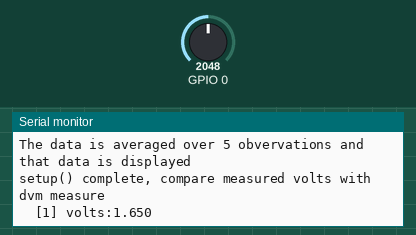
Bench run of a sketch on a simulated ESP32-C6. Parts: the last lines printed to the serial monitor. Inputs (shaded band) come from the test bench; at power-on: GPIO 0 = 2048 (analog values on the 0–4095 scale).

Above: at 6.2 s.
6.3 s: GPIO 0 set to 2866
At 8.4 s:
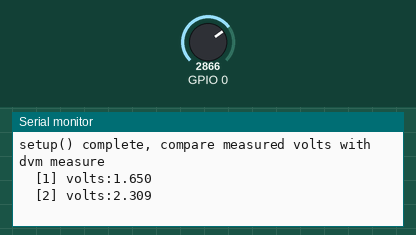
9.3 s: GPIO 0 set to 3603
At 14.2 s:
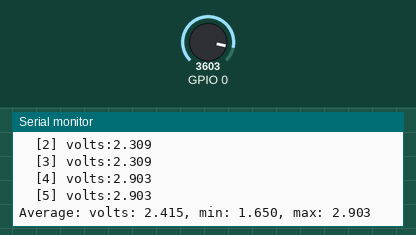
Timing chart, 0 to 15.7 s (numbered marks = the images above; inputs shaded):
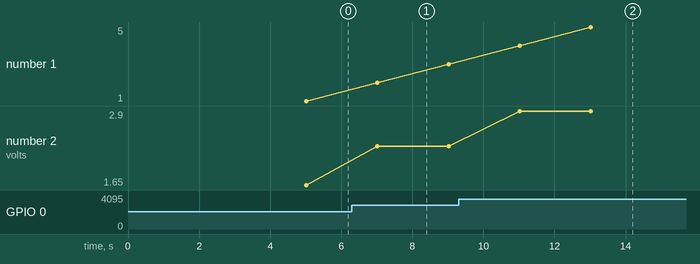

Measured:
- after the input at 6.3 s, the serial monitor: prints a new line after 0.72 s (image 1)
- after the input at 9.3 s, the serial monitor: prints a new line after 1.7 s (image 2)
- plotted number 2: 1.65 → 2.31 after the input at 6.3 s, 2.31 → 2.9 after the input at 9.3 s

The sketch:

adc_dvm.ino
```cpp
// (licence header left out)
// SPDX-License-Identifier: 0BSD
```

main.cpp
```cpp
// (licence header left out)
#include <Arduino.h>

//////// User configuration //////
///
/// Number of reading done before calculating the average voltage
#define AVG_RUN 5
///
/// Time in milliseconds between readings
#define WAIT_PERIOD 2000
///
///  Rate of USB to Serial chip if used on the development board.
///  This is ignored when the native USB peripheral of the
///  ESP SoC is used.
#define SERIAL_BAUD 115200
///
///  Time in milliseconds to wait after Serial.begin() in
///  the setup() function. If not defined, it will be set
///  to 5000 if running in the PlaformIO IDE to manually switch
///  to the serial monitor otherwise to 2000 if an native USB
///  peripheral is used or 1000 if a USB-serial adpater is used.
///*define SERIAL_BEGIN_DELAY 8000
///
//////////////////////////////////

#if !defined(ARDUINO_XIAO_ESP32C5)
  #error "This program is meant to run on the XIAO ESP32C5"
#endif

#if !defined(SERIAL_BEGIN_DELAY)
  #if defined(PLATFORMIO)
    #define SERIAL_BEGIN_DELAY 5000    // 5 seconds
  #elif (ARDUINO_USB_CDC_ON_BOOT > 0)
    #define SERIAL_BEGIN_DELAY 2000    // 2 seconds
  #else
    #define SERIAL_BEGIN_DELAY 1000    // 1 second
  #endif
#endif

//----------------------------------------------

void setup() {
  Serial.begin(); //
  delay(SERIAL_BEGIN_DELAY);
  Serial.println("\n\nChecking the analogReadMilliVolt() with pin A0 of the XIAO ESP32C5.");
  Serial.printf("Data is read every %d milliseconds and displayed\n", WAIT_PERIOD);
  Serial.printf("The data is averaged over %d obvervations and that data is displayed\n", AVG_RUN);

  // Set the resolution to 12 bits (0-4095)
  analogReadResolution(12);

  // start process
  pinMode(A0, INPUT);
  Serial.println("setup() complete, compare measured volts with dvm measure");
}

int sumv = 0;
int minv = 50000;
int maxv = 0;
int count = AVG_RUN-1;
float divisor = 1000.0*AVG_RUN;

void loop() {
  int inmv = analogReadMilliVolts(A0);
  sumv = sumv + inmv;
  if (minv > inmv) minv = inmv;
  if (maxv < inmv) maxv = inmv;
  Serial.printf("  [%d] volts:%.3f\n", AVG_RUN-count, inmv/1000.0);
  if (count) {
    count--;
  } else {
    Serial.printf("\nAverage: volts: %.3f, min: %.3f, max: %.3f\n",  sumv/divisor, minv/1000.0, maxv/1000.0);
    count = AVG_RUN-1;
    sumv = 0;
    minv = 50000;
    maxv = 0;
    Serial.println();
    delay(WAIT_PERIOD);
  }
  delay(WAIT_PERIOD);
}
```
